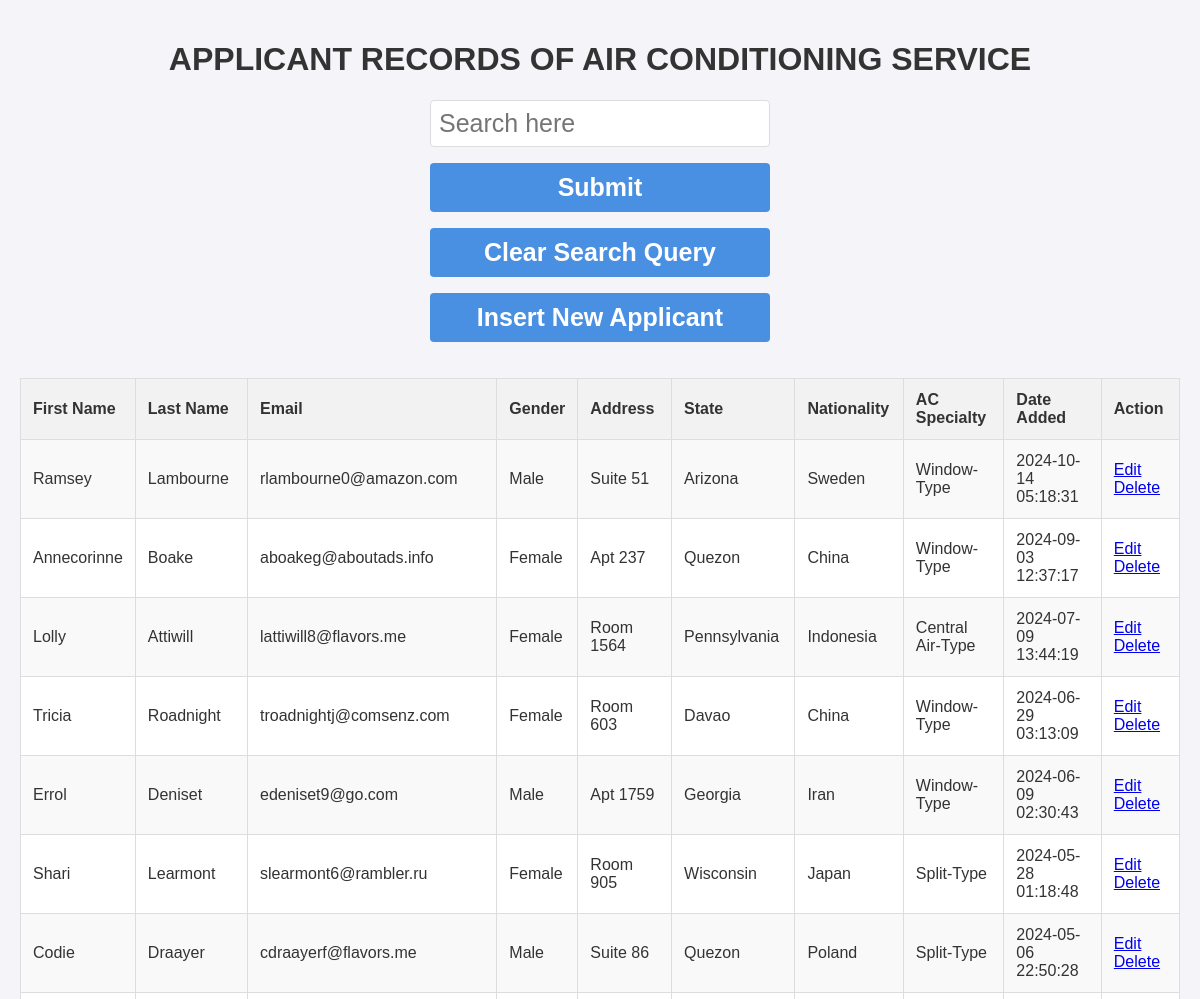
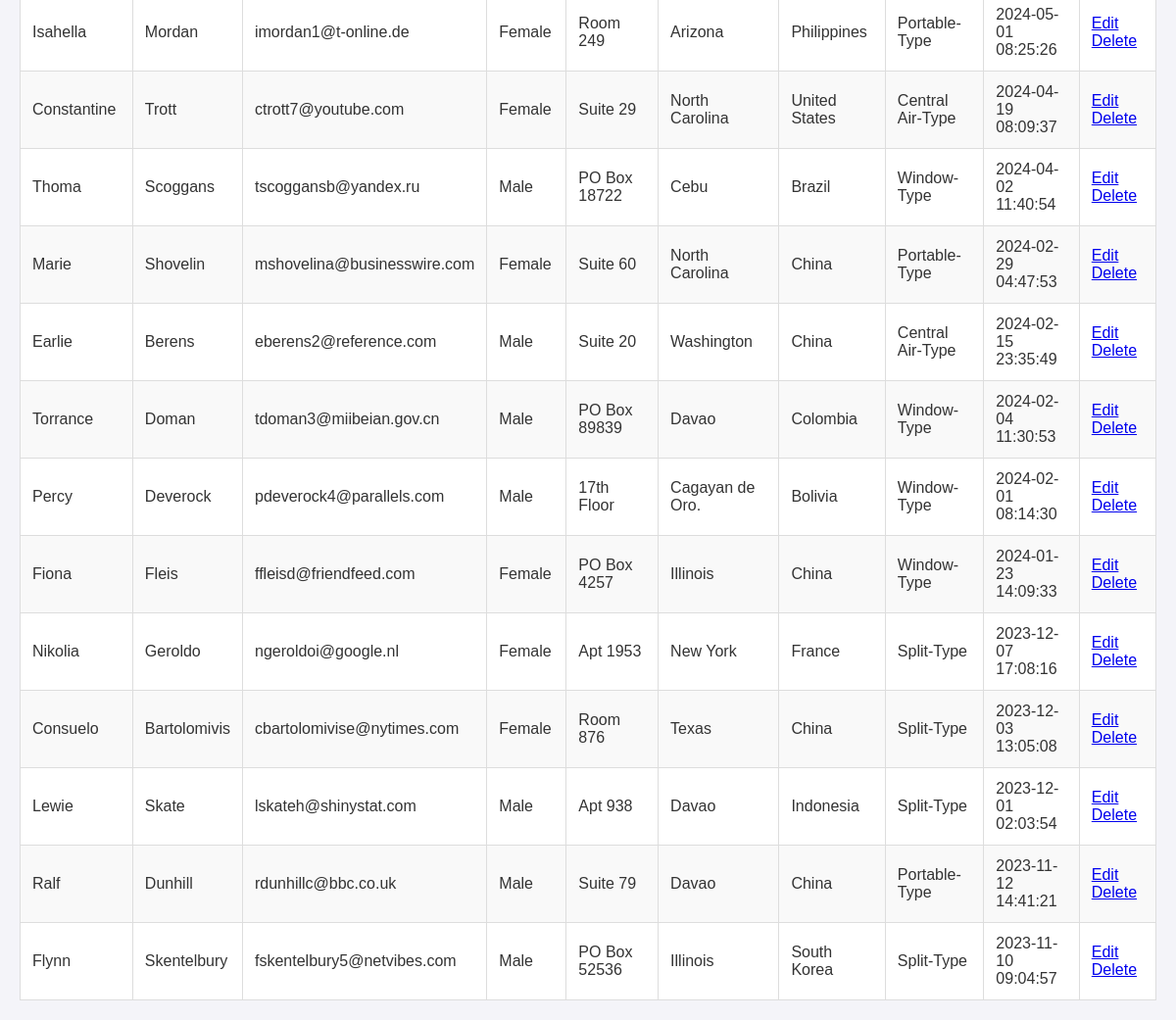
/FONTANILLA-JOB-APP/index.php, run on the app's committed database (2 pictures, top to bottom).
### tables this page shows
create table search_users_data (
	id INT AUTO_INCREMENT PRIMARY KEY,
	first_name VARCHAR(255),
	last_name VARCHAR(255),
	email VARCHAR(255),
	gender VARCHAR(255),
	address VARCHAR(255),
	state VARCHAR(255),
	nationality VARCHAR(255),
	ac_specialty VARCHAR(255),
	date_added TIMESTAMP DEFAULT CURRENT_TIMESTAMP
);

### FONTANILLA-JOB-APP/core/models.php (called while the page is built, shortened)
<?php
function getAllUsers($pdo) {
	$sql = "SELECT * FROM search_users_data
			ORDER BY date_added DESC";
	$stmt = $pdo->prepare($sql);
	$executeQuery = $stmt->execute();
	if ($executeQuery) {
		return $stmt->fetchAll();
	}
}
?>

### FONTANILLA-JOB-APP/index.php (the view, shortened to what this page needs)
<?php require_once 'core/dbConfig.php'; ?>
<?php require_once 'core/models.php'; ?>
<!DOCTYPE html>
<html lang="en">
<head>
	<link rel="stylesheet" href="styles.css">
</head>
<body>
	<h1>APPLICANT RECORDS OF AIR CONDITIONING SERVICE</h1>
	<form action="<?php echo htmlspecialchars($_SERVER['PHP_SELF']);?>" method="GET">
		<input type="text" name="searchInput" placeholder="Search here">
		<p><input type="submit" name="searchBtn"></p>
		<p><input type="button" value="Clear Search Query" onclick="window.location.href='index.php';"></p>
	<p><input type="button" value="Insert New Applicant" onclick="window.location.href='insert.php';"></p>
	</form>
	<table style="width:100%; margin-top: 20px;">
		<tr>
			<th>First Name</th>
			<th>Last Name</th>
			<th>Email</th>
			<th>Gender</th>
			<th>Address</th>
			<th>State</th>
			<th>Nationality</th>
			<th>AC Specialty</th>
			<th>Date Added</th>
			<th>Action</th>
		</tr>
		<?php if (!isset($_GET['searchBtn'])) { ?>
			<?php $getAllUsers = getAllUsers($pdo); ?>
				<?php foreach ($getAllUsers as $row) { ?>
					<tr>
						<td><?php echo $row['first_name']; ?></td>
						<td><?php echo $row['last_name']; ?></td>
						<td><?php echo $row['email']; ?></td>
						<td><?php echo $row['gender']; ?></td>
						<td><?php echo $row['address']; ?></td>
						<td><?php echo $row['state']; ?></td>
						<td><?php echo $row['nationality']; ?></td>
						<td><?php echo $row['ac_specialty']; ?></td>
						<td><?php echo $row['date_added']; ?></td>
						<td>
							<a href="edit.php?id=<?php echo $row['id']; ?>">Edit</a>
							<a href="delete.php?id=<?php echo $row['id']; ?>">Delete</a>
						</td>
					</tr>
			<?php } ?>
		<?php } ?>
	</table>
</body>
</html>

### data on the page
search_users_data: first_name "Ramsey", last_name "Lambourne", email "rlambourne0@amazon.com", gender "Male", address "Suite 51", state "Arizona", nationality "Sweden", ac_specialty "Window-Type", date_added "2024-10-14 05:18:31"
search_users_data: first_name "Annecorinne", last_name "Boake", email "aboakeg@aboutads.info", gender "Female", address "Apt 237", state "Quezon", nationality "China", ac_specialty "Window-Type", date_added "2024-09-03 12:37:17"
search_users_data: first_name "Lolly", last_name "Attiwill", email "lattiwill8@flavors.me", gender "Female", address "Room 1564", state "Pennsylvania", nationality "Indonesia", ac_specialty "Central Air-Type", date_added "2024-07-09 13:44:19"
search_users_data: first_name "Tricia", last_name "Roadnight", email "troadnightj@comsenz.com", gender "Female", address "Room 603", state "Davao", nationality "China", ac_specialty "Window-Type", date_added "2024-06-29 03:13:09"
search_users_data: first_name "Errol", last_name "Deniset", email "edeniset9@go.com", gender "Male", address "Apt 1759", state "Georgia", nationality "Iran", ac_specialty "Window-Type", date_added "2024-06-09 02:30:43"
search_users_data: first_name "Shari", last_name "Learmont", email "slearmont6@rambler.ru", gender "Female", address "Room 905", state "Wisconsin", nationality "Japan", ac_specialty "Split-Type", date_added "2024-05-28 01:18:48"
search_users_data: first_name "Codie", last_name "Draayer", email "cdraayerf@flavors.me", gender "Male", address "Suite 86", state "Quezon", nationality "Poland", ac_specialty "Split-Type", date_added "2024-05-06 22:50:28"
search_users_data: first_name "Isahella", last_name "Mordan", email "imordan1@t-online.de", gender "Female", address "Room 249", state "Arizona", nationality "Philippines", ac_specialty "Portable-Type", date_added "2024-05-01 08:25:26"
search_users_data: first_name "Constantine", last_name "Trott", email "ctrott7@youtube.com", gender "Female", address "Suite 29", state "North Carolina", nationality "United States", ac_specialty "Central Air-Type", date_added "2024-04-19 08:09:37"
search_users_data: first_name "Thoma", last_name "Scoggans", email "tscoggansb@yandex.ru", gender "Male", address "PO Box 18722", state "Cebu", nationality "Brazil", ac_specialty "Window-Type", date_added "2024-04-02 11:40:54"
search_users_data: first_name "Marie", last_name "Shovelin", email "mshovelina@businesswire.com", gender "Female", address "Suite 60", state "North Carolina", nationality "China", ac_specialty "Portable-Type", date_added "2024-02-29 04:47:53"
search_users_data: first_name "Earlie", last_name "Berens", email "eberens2@reference.com", gender "Male", address "Suite 20", state "Washington", nationality "China", ac_specialty "Central Air-Type", date_added "2024-02-15 23:35:49"
search_users_data: first_name "Torrance", last_name "Doman", email "tdoman3@miibeian.gov.cn", gender "Male", address "PO Box 89839", state "Davao", nationality "Colombia", ac_specialty "Window-Type", date_added "2024-02-04 11:30:53"
search_users_data: first_name "Percy", last_name "Deverock", email "pdeverock4@parallels.com", gender "Male", address "17th Floor", state "Cagayan de Oro.", nationality "Bolivia", ac_specialty "Window-Type", date_added "2024-02-01 08:14:30"
search_users_data: first_name "Fiona", last_name "Fleis", email "ffleisd@friendfeed.com", gender "Female", address "PO Box 4257", state "Illinois", nationality "China", ac_specialty "Window-Type", date_added "2024-01-23 14:09:33"
search_users_data: first_name "Nikolia", last_name "Geroldo", email "ngeroldoi@google.nl", gender "Female", address "Apt 1953", state "New York", nationality "France", ac_specialty "Split-Type", date_added "2023-12-07 17:08:16"
search_users_data: first_name "Consuelo", last_name "Bartolomivis", email "cbartolomivise@nytimes.com", gender "Female", address "Room 876", state "Texas", nationality "China", ac_specialty "Split-Type", date_added "2023-12-03 13:05:08"
search_users_data: first_name "Lewie", last_name "Skate", email "lskateh@shinystat.com", gender "Male", address "Apt 938", state "Davao", nationality "Indonesia", ac_specialty "Split-Type", date_added "2023-12-01 02:03:54"
search_users_data: first_name "Ralf", last_name "Dunhill", email "rdunhillc@bbc.co.uk", gender "Male", address "Suite 79", state "Davao", nationality "China", ac_specialty "Portable-Type", date_added "2023-11-12 14:41:21"
search_users_data: first_name "Flynn", last_name "Skentelbury", email "fskentelbury5@netvibes.com", gender "Male", address "PO Box 52536", state "Illinois", nationality "South Korea", ac_specialty "Split-Type", date_added "2023-11-10 09:04:57"
